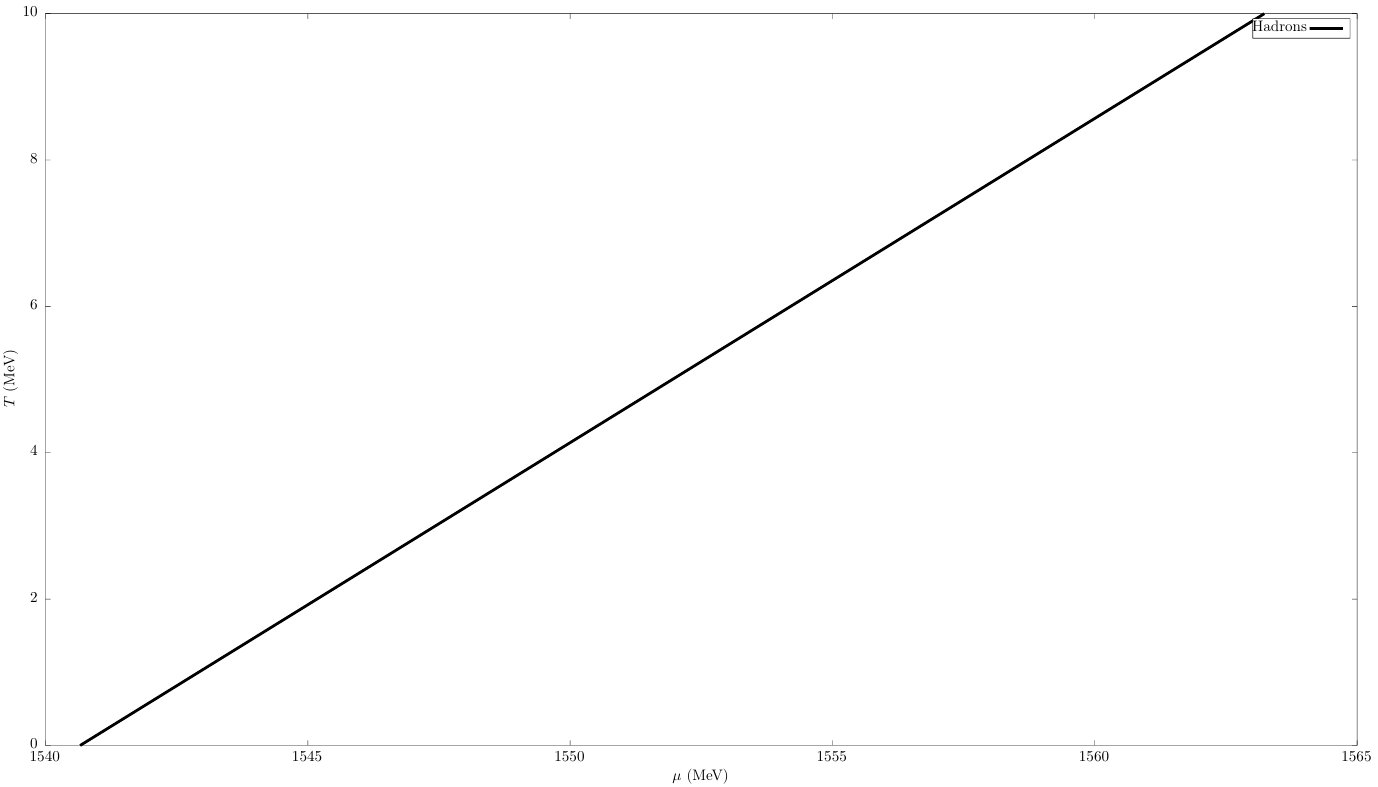

Generate this figure with gnuplot:
set output 'phase_diag.tex'
set terminal cairolatex pdf color colortext standalone size 35 cm, 20 cm

# set multiplot layout 2,2 rowsfirst 


# set xtics 0.2

#set xrange[:0.13]
#set yrange[2:10]

set key right top Left box opaque spacing 1.5 font ",10"
set border back

#set rmargin 20
C= "0.680000"
sqrtD= "130.000000"
parametrization="gm1"
# set yrange[1e-4:1]
# set xrange[0.02:]
set xlabel offset 0.0,0.0 "$\\mu$ (MeV)"
set ylabel offset 0.0,0.0 "$T$ (MeV)"

plot "../data/diagram_H_".parametrization."_Q_".C."_".sqrtD.".txt"   	u 1:2 w l lw 8 dt 1 lc rgb "black"   title "Hadrons" ,\

unset multiplot